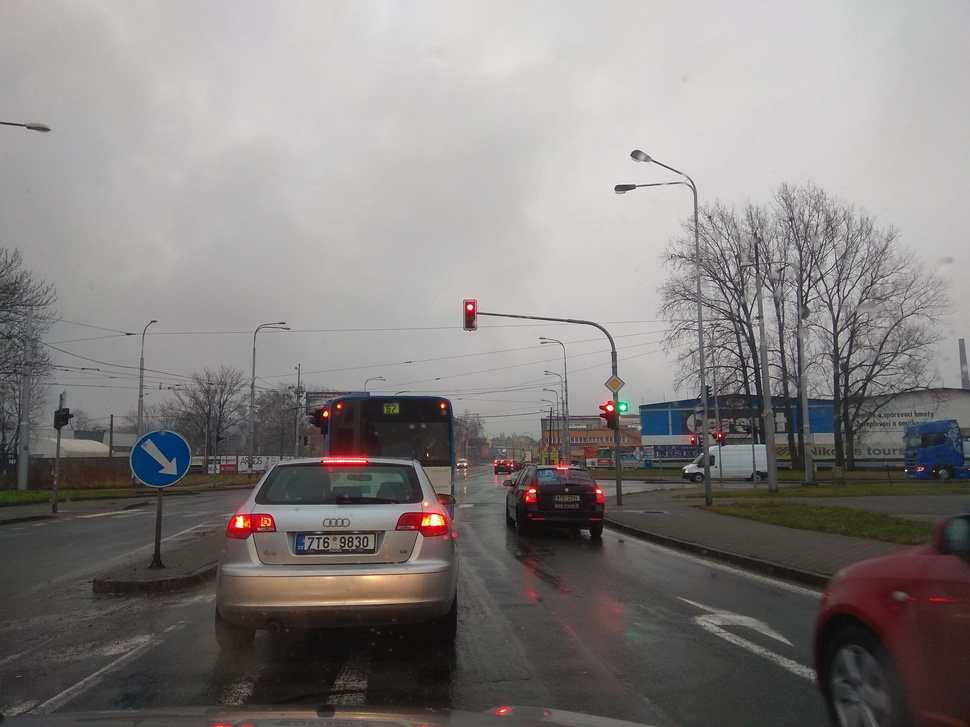
//> input picture src/app/test_dataset/train_new/IMG_20180111_093713.jpg, 970 x 727 px, shrunk from 4160 x 3120 before the run
$ ./main ../src/app/test_dataset/train_new/IMG_20180111_093713.jpg out.png   (built with g++ and OpenCV 4)
//> lines starting //> are read from the running program, lines starting //| are printed output that depends on the picture
#include <iostream>
#include "opencv2/imgproc/imgproc.hpp"
#include "opencv2/highgui/highgui.hpp"
#include <string>

using namespace cv;
using namespace std;

/// Global variables
int threshold_value = 90;
int threshold_type = 1;
int const max_value = 255;
int const max_BINARY_value = 255;

Mat src, gray, hsv;
char* window_name = "Threshold Demo";

char* trackbar_value = "Value";
bool maskOut = false;
bool save = false;
std::string imgFile;


// [23 lines left out: function best_contour, not called in this run]

/// Function headers
void Threshold_Demo( int, void* );


// [211 lines left out: functions find_vertical_boundaries, get_sum_in_range, should_mask_contour, fix_mask, remove_background, video, not called in this run]

int main( int argc, char** argv )
{
    /// Load an image
    imgFile = (std::string)argv[1];
    src = imread( imgFile );
//> src is the input picture: 727 rows x 970 cols, CV_8UC3; mean B, G, R 127.4, 128.5, 132.4
    string saveArg = (std::string)argv[2];
    save = saveArg == "-s";

    if (saveArg == "-v")
    {
        video(imgFile);
        return 0;
    }

    if (save)
    {
        std::pair<int, int> verticalBoundaries;
        cvtColor(src, gray, CV_BGR2GRAY);
        cvtColor(src, hsv, CV_BGR2HSV);

        remove_background(gray, hsv, verticalBoundaries, false);

        string file = "processed/p_" + imgFile;

        imwrite(file, gray);
        return 0;
    }


// [12 lines of commented-out code are left out]
    namedWindow( window_name, 0 );

    createTrackbar( trackbar_value,
                    window_name, &threshold_value,
                    max_value, Threshold_Demo );

    /// Call the function to initialize
    Threshold_Demo( 0, 0 );

    /// Wait until user finishes program
    while(true && !save)
    {
        int c;
        c = waitKey( 20 );
        if( (char)c == 27 )
        { break; }
    }

}


void Threshold_Demo( int, void* )
{
    cvtColor(src, gray, CV_BGR2GRAY);
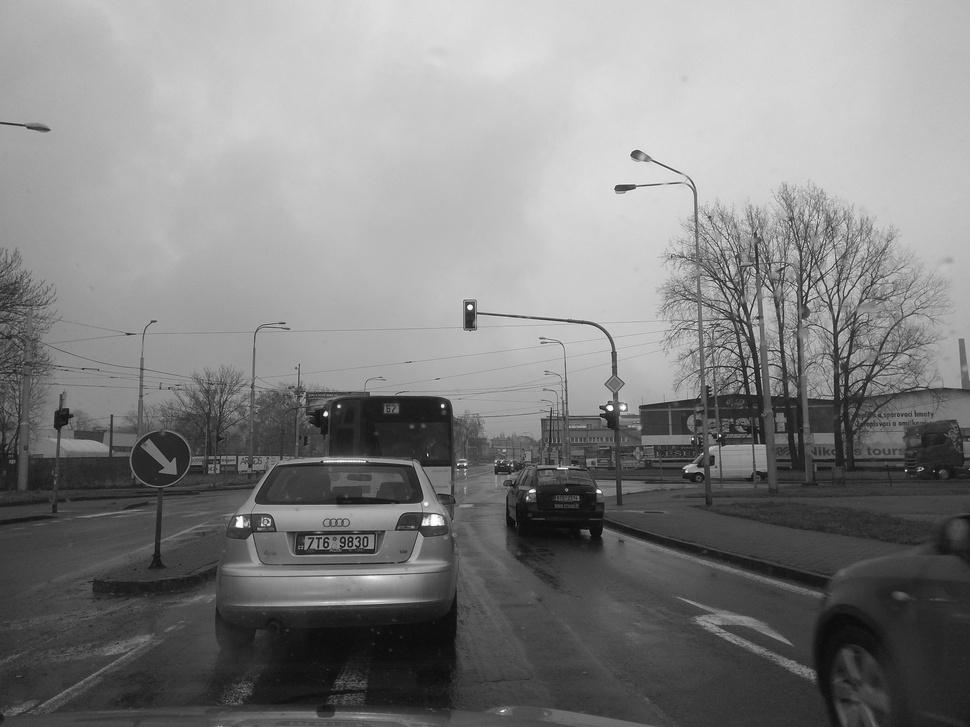
//> gray: 727 rows x 970 cols, CV_8UC1; min 8, max 254, mean 129.6
    cvtColor(src, hsv, CV_BGR2HSV);
//> hsv: 727 rows x 970 cols, CV_8UC3; mean H, S, V 61.4, 22.9, 133.7

    Mat thresh_otsu, thresh_triangle;
    thresh_otsu = Mat(gray);
    //thresh_triangle = Mat(gray);
    std::pair<int, int> verticalBoundaries;

//    remove_background(gray, hsv, verticalBoundaries, maskOut, CV_THRESH_BINARY_INV);
    //remove_background(thresh_otsu, hsv, verticalBoundaries, maskOut, CV_THRESH_BINARY_INV + CV_THRESH_OTSU);
    //remove_background(thresh_triangle, hsv, verticalBoundaries, maskOut, CV_THRESH_BINARY_INV + CV_THRESH_TRIANGLE);

    if ( save && maskOut)
    {

        string otsuFile = "OTSU/otsu_" + imgFile;
        string triangeFile = "TRIANGLE/triangle_" + imgFile;

        imwrite(otsuFile, thresh_otsu);
        cout << "Saving " << otsuFile << endl;
//        imwrite(triangeFile, thresh_triangle);
//        cout << "Saving " << triangeFile << endl;

        return;
    }
    else if ( save )
        return;


    normalize(gray, gray, 0, 95, NORM_MINMAX); // 150
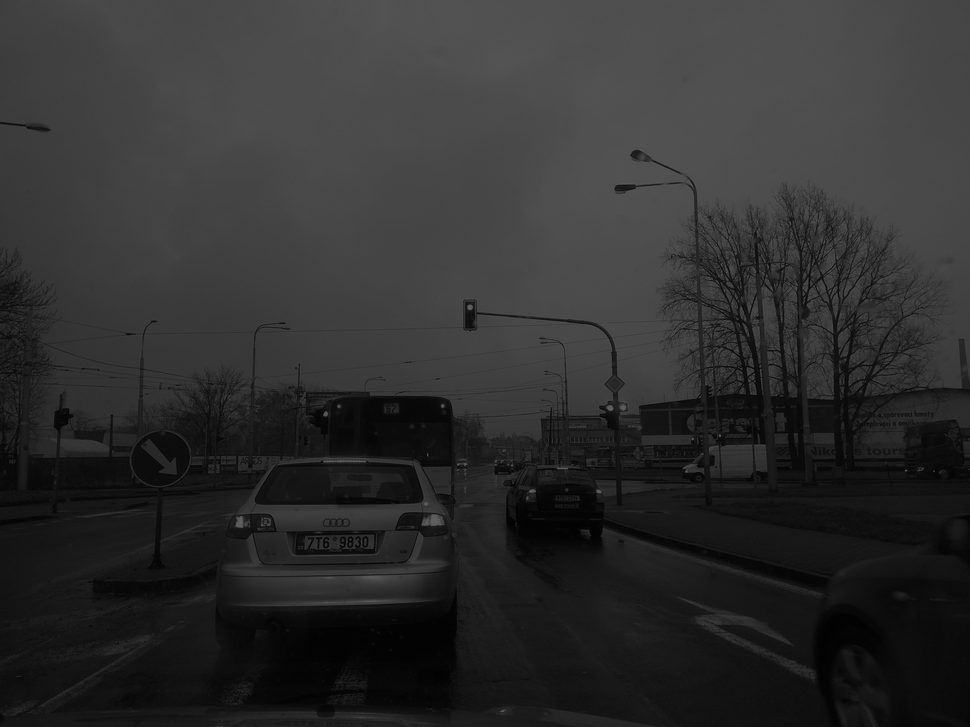
//> gray: 727 rows x 970 cols, CV_8UC1; min 0, max 95, mean 47

    Mat topPartGray, middlePartGray, bottomPartGray;
    int partHeight = (verticalBoundaries.second - verticalBoundaries.first) / 3;

    topPartGray =       Mat(thresh_otsu, Rect(0, verticalBoundaries.first, src.cols, partHeight));
    middlePartGray =    Mat(thresh_otsu, Rect(0, verticalBoundaries.first + partHeight, src.cols, partHeight));
    bottomPartGray =    Mat(thresh_otsu, Rect(0, verticalBoundaries.first + 2 * partHeight, src.cols, partHeight));
    /*******************************************************/

    imshow(window_name, thresh_otsu);

    // [15 lines of commented-out code are left out]

}

$ run again, on src/app/test_dataset/train_new/IMG_20180111_093719.jpg
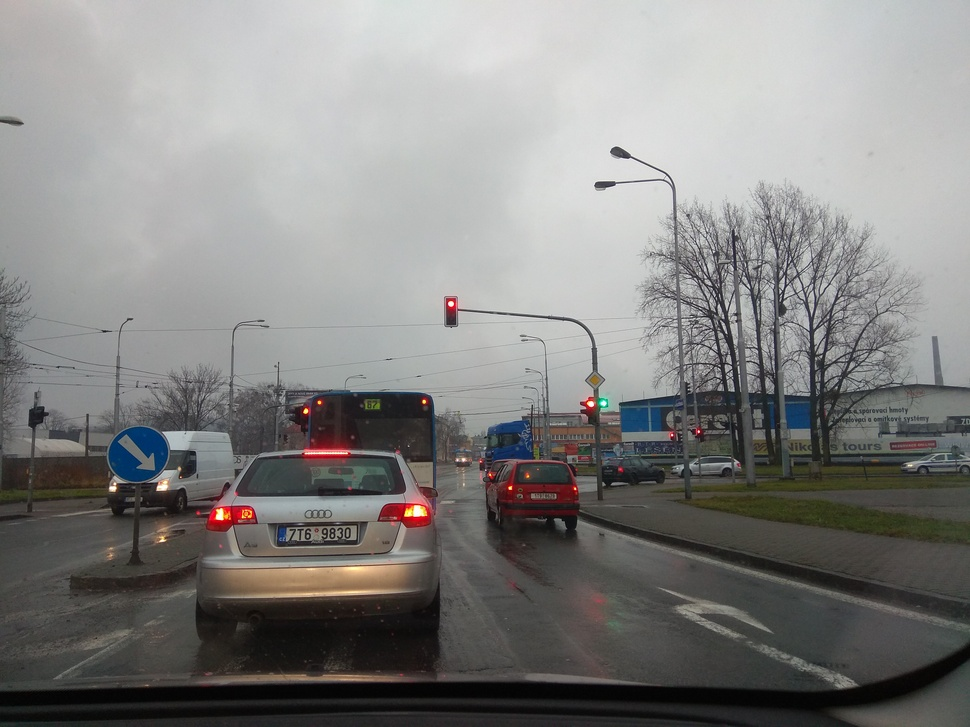
//> input picture src/app/test_dataset/train_new/IMG_20180111_093719.jpg, 970 x 727 px, shrunk from 4160 x 3120 before the run
//> src is the input picture: 727 rows x 970 cols, CV_8UC3; mean B, G, R 129.8, 131.3, 132
//> in Threshold_Demo, `cvtColor(src, gray, CV_BGR2GRAY);`:
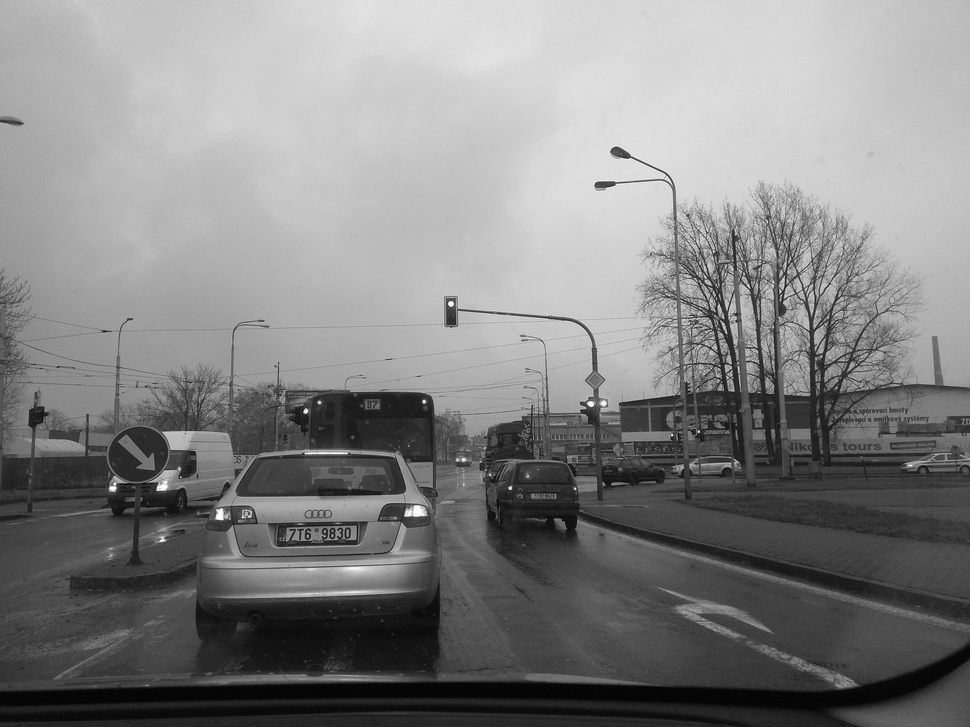
//> gray: 727 rows x 970 cols, CV_8UC1; min 1, max 254, mean 131.3
//> hsv: 727 rows x 970 cols, CV_8UC3; mean H, S, V 56.7, 18.9, 134.3
//> in Threshold_Demo, `normalize(gray, gray, 0, 95, NORM_MINMAX);`:
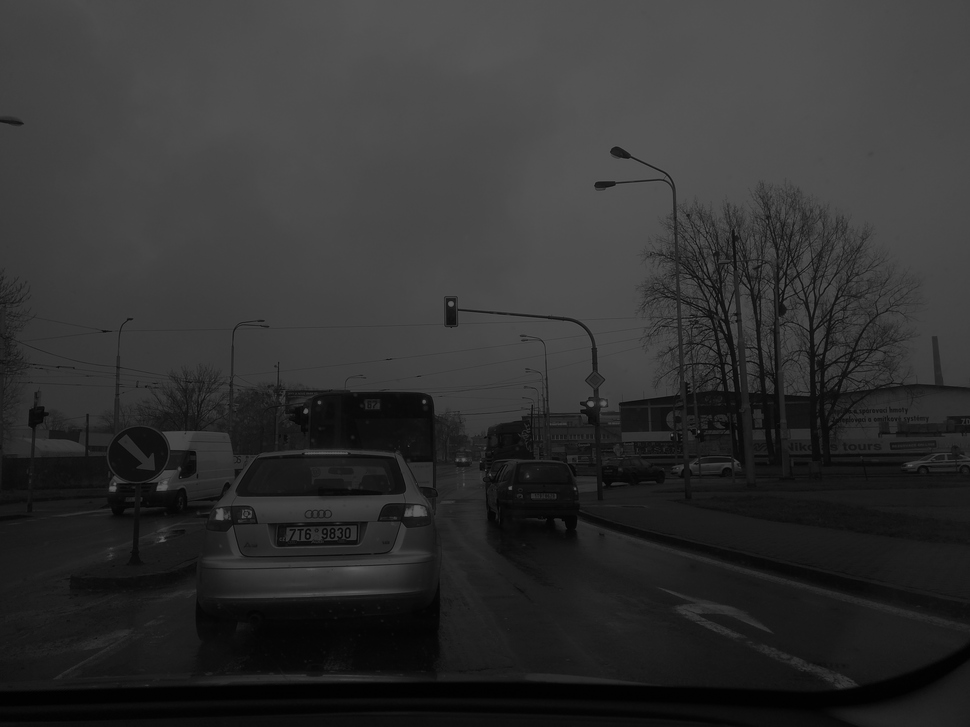
//> gray: 727 rows x 970 cols, CV_8UC1; min 0, max 95, mean 48.9

$ run again, on src/app/test_dataset/train_new/IMG_20180111_093733.jpg
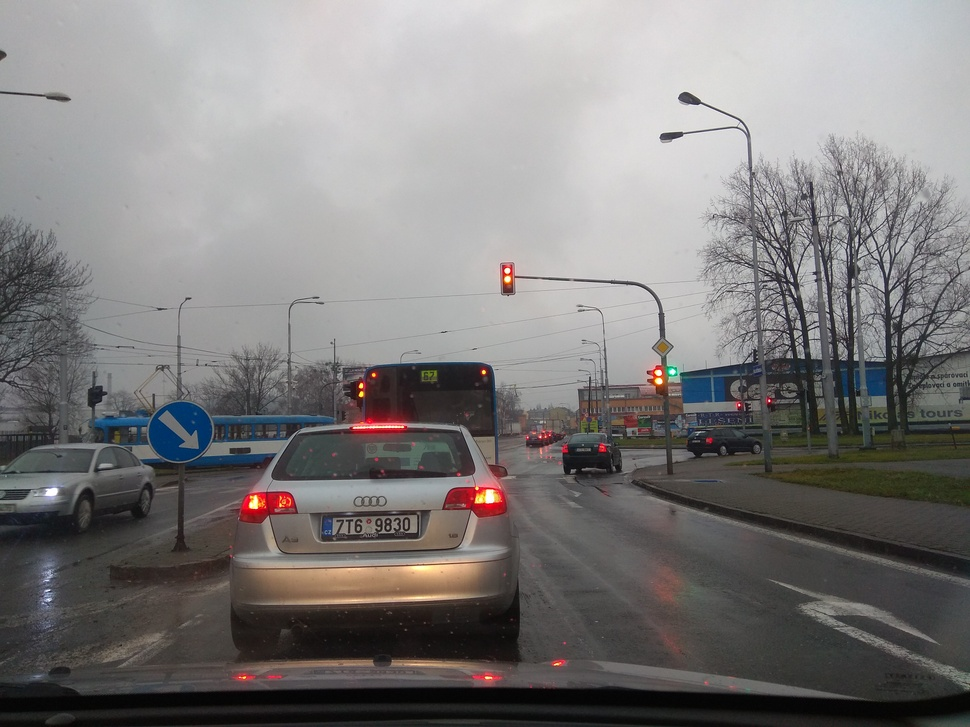
//> input picture src/app/test_dataset/train_new/IMG_20180111_093733.jpg, 970 x 727 px, shrunk from 4160 x 3120 before the run
//> src is the input picture: 727 rows x 970 cols, CV_8UC3; mean B, G, R 123.8, 124.3, 126.8
//> in Threshold_Demo, `cvtColor(src, gray, CV_BGR2GRAY);`:
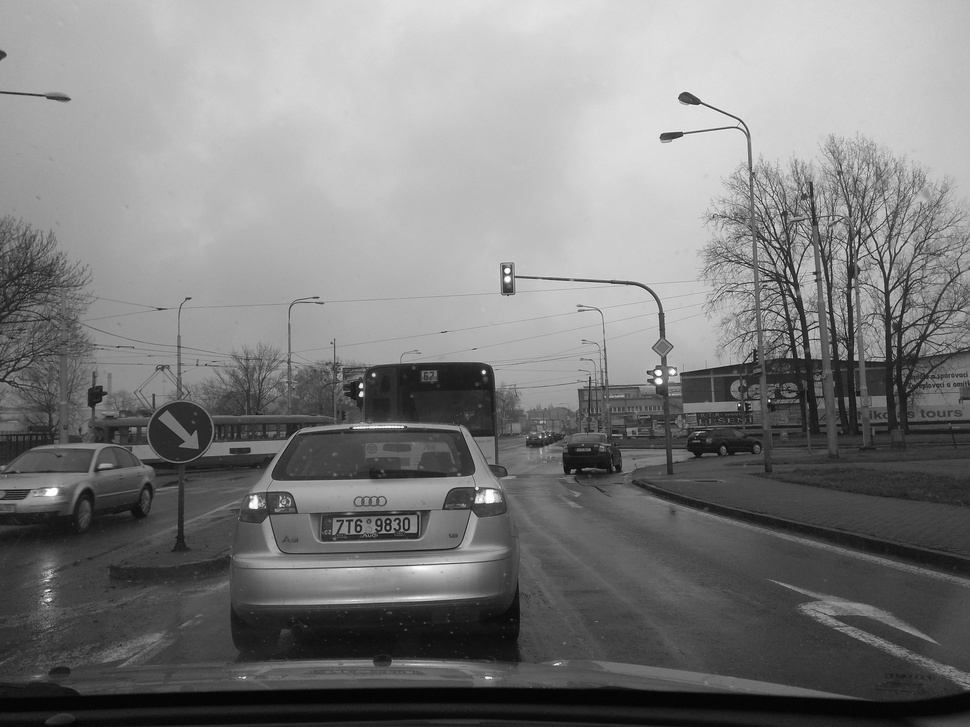
//> gray: 727 rows x 970 cols, CV_8UC1; min 1, max 255, mean 125
//> hsv: 727 rows x 970 cols, CV_8UC3; mean H, S, V 68.9, 21.1, 129
//> in Threshold_Demo, `normalize(gray, gray, 0, 95, NORM_MINMAX);`:
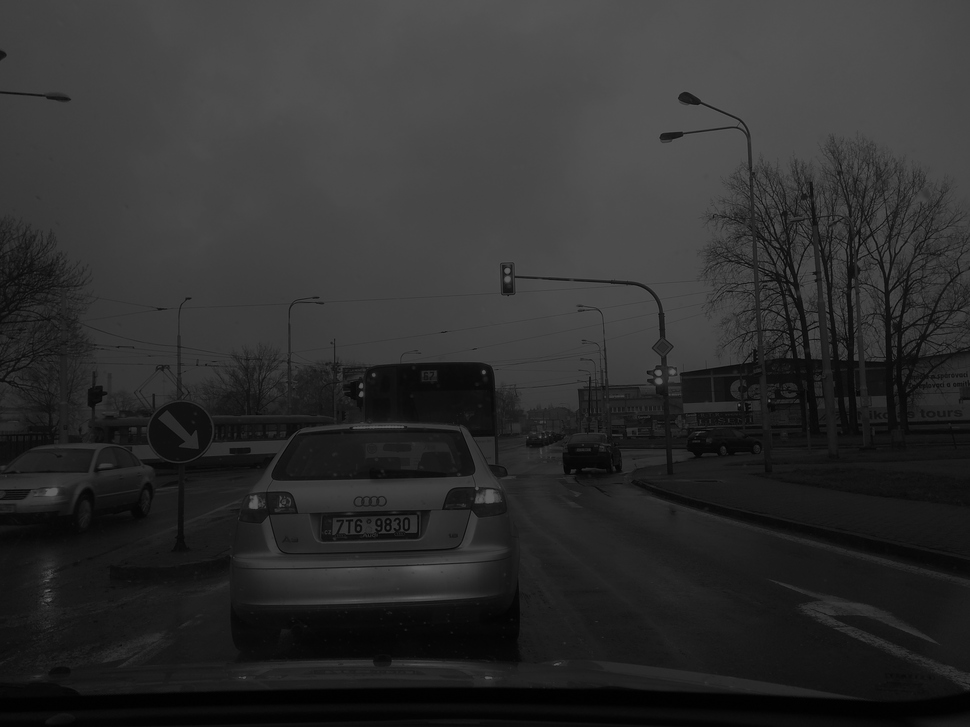
//> gray: 727 rows x 970 cols, CV_8UC1; min 0, max 95, mean 46.4
